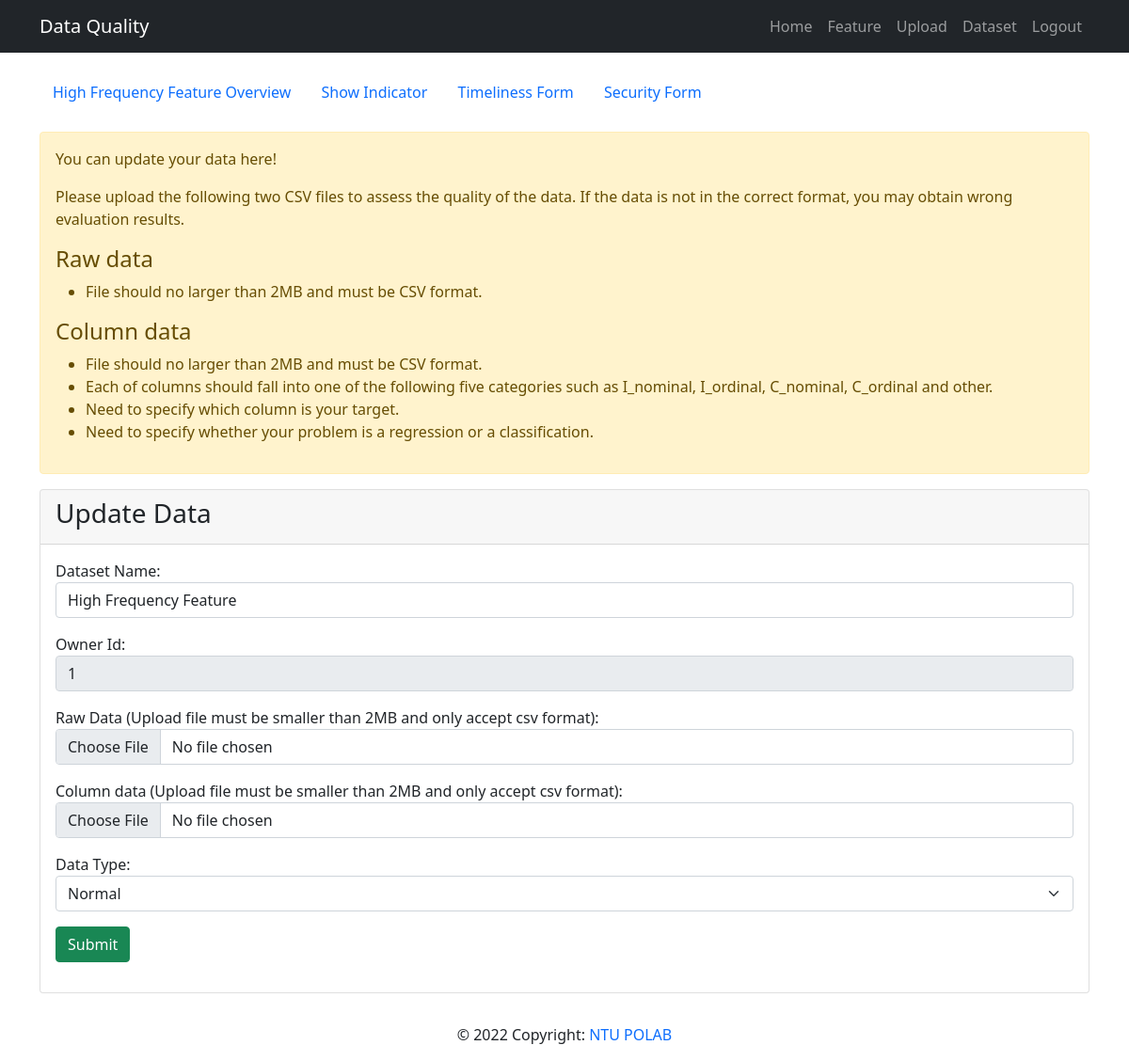
The app's page /mainapp/update_data/2 (signed in) with its own data.
### mainapp/models.py (models this page shows, shortened)
class Data(models.Model):
  datatype_choices = [
    ('normal', 'Normal'),
    ('freq', 'High Frequency'),
    ('time', 'Time Series')
  ]
  question_choices = [
    ('classification', 'Classification'),
    ('regression', 'Regression'),
  ]
  name = models.CharField('Data Name', max_length=50)
  owner = models.ForeignKey(User, on_delete=models.CASCADE)
  rawdata = models.FileField(upload_to='rawdata/', validators=[file_size, validate_file_extension])
  attribute_data = models.FileField(upload_to='attribute/', validators=[file_size, validate_file_extension])
  datatype = models.CharField(max_length=10, choices=datatype_choices, default='normal')
  questiontype = models.CharField(max_length=15, choices=question_choices, default='classification')
  freq_config = models.JSONField(null=True, blank=True)
  def __str__(self):
      return self.name

### mainapp/views.py (the view, shortened to what this page needs)
# urls.py: path('update_data/<data_id>', views.update_data, name='update-data'),
@login_required(login_url='/members/login_user')
def update_data(request, data_id):
  data = get_object_or_404(Data, pk=data_id, owner=request.user)
  form = DataForm(request.POST or None, instance=data)
  context = {
    'data': data,
    'data_id': data_id,
    'form': form
  }
  return render(request, 'mainapp/update_data.html', context)

### mainapp/forms.py
class DataForm(ModelForm):
  class Meta:
    model = Data
    fields = ['name', 'owner', 'rawdata', 'attribute_data', 'datatype']
    labels = {
      'name': 'Dataset Name',
      'owner': 'Owner Id',
      'rawdata': 'Raw Data (Upload file must be smaller than 2MB and only accept csv format)',
      'attribute_data': 'Column data (Upload file must be smaller than 2MB and only accept csv format)',
      'datatype': 'Data Type',
    }
    widgets = {
      'name': forms.TextInput(attrs={'class': 'form-control', 'placeholder': 'E.g. Titanic Classification'}),
      'owner': forms.TextInput(attrs={'class': 'form-control', 'readonly': True}),
      'rawdata': forms.FileInput(attrs={'class': 'form-control'}),
      'attribute_data': forms.FileInput(attrs={'class': 'form-control'}),
      'datatype': forms.Select(attrs={'class': 'form-select'}),
    }

### mainapp/templates/mainapp/update_data.html (shortened to what this page needs)
{% extends 'base.html' %}
{% block content %}
  {% include 'mainapp/data_navbar.html' %}
  <div class="alert alert-warning" >
    <p>You can update your data here!</p>
    <p>Please upload the following two CSV files to assess the quality of the data.
      If the data is not in the correct format, you may obtain wrong evaluation results.</p>
    <h4>Raw data</h4>
    <ul>
      <li>File should no larger than 2MB and must be CSV format.</li>
    </ul>
    <h4>Column data</h4>
    <ul>
      <li>File should no larger than 2MB and must be CSV format.</li>
      <li>Each of columns should fall into one of the following five categories such as I_nominal, I_ordinal, C_nominal, C_ordinal and other.</li>
      <li>Need to specify which column is your target.</li>
      <li>Need to specify whether your problem is a regression or a classification.</li>
    </ul>
  </div>
  <div class="card my-3">
    <div class="card-header">
      <h3>Update Data</h3>
    </div>
    <form class="card-body" action="" method="POST" enctype="multipart/form-data">
      {{ form.as_p }}
      <input type="submit" value="Submit" class="btn btn-success">
    </form>
  </div>
{% endblock %}

### mainapp/templates/mainapp/data_navbar.html (shortened to what this page needs)
<div class="scrollmenu my-3">
  <a href="{% url 'show-data' data_id %}">{{ data }} Overview</a>
  <a href="{% url 'show-indicator' data_id %}">Show Indicator</a>
  <a href="{% url 'fillout-timeliness' data_id %}">Timeliness Form</a>
  <a href="{% url 'fillout-security' data_id %}">Security Form</a>
</div>

### mainapp/templates/mainapp/data_navbar.html (style rules this page uses)
div.scrollmenu { overflow: auto; white-space: nowrap; }
div.scrollmenu a { display: inline-block; text-align: center; padding: 14px; text-decoration: none; }

### records on screen
Data: name "High Frequency Feature", owner "1", datatype "Normal"
